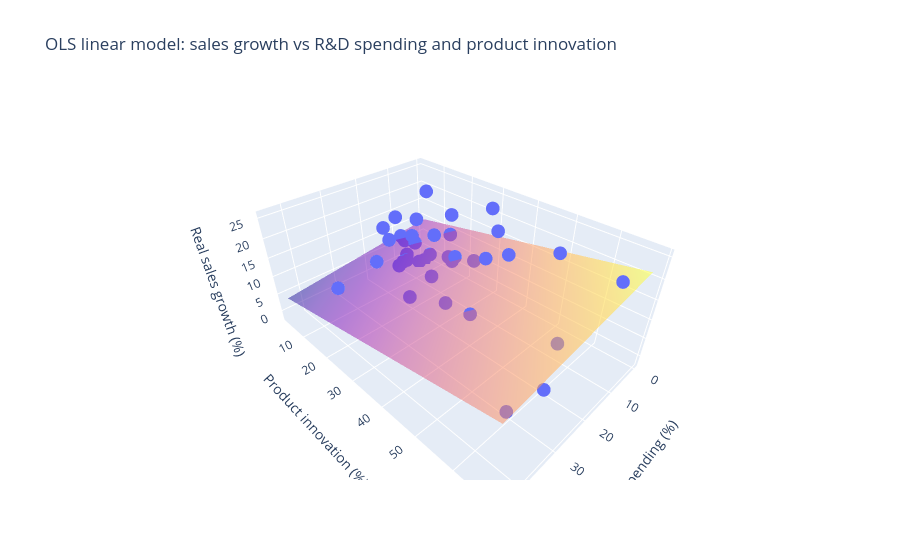

Notebook code for this chart:
### Code cell
fig = regression_plot(
    df,
    x_col='rd_spending_firms_pct',
    y_col='product_innovation_firms_pct',
    z_col='real_annual_sales_growth_pct',
    beta=beta_ols,
    title="OLS linear model: sales growth vs R&D spending and product innovation",
    labels={
        'rd_spending_firms_pct': 'R&D spending (%)',
        'product_innovation_firms_pct': 'Product innovation (%)',
        'real_annual_sales_growth_pct': 'Real sales growth (%)',
    }
)
fig.show()

### Figure 1 — Plotly figure (JSON) as saved in the notebook; plotly's stock layout.template omitted (floating-point values rounded to 4 significant figures; data arrays with more than 128 entries replaced by an {"elided": "..."} marker saying what was removed)
{"data": [{"hovertemplate": "R&D spending (%)=%{x}<br>Product innovation (%)=%{y}<br>Real sales growth (%)=%{z}<extra></extra>", "legendgroup": "", "marker": {"color": "#636efa", "symbol": "circle"}, "mode": "markers", "name": "", "scene": "scene", "showlegend": false, "type": "scatter3d", "x": [2.81, 11.49, 5.383, 6.197, 44.26, 11.41, 12.78, 25.03, 16.82, 12.92, 11.37, 3.671, 11.83, 11.23, 10.76, 17.67, 4.729, 8.574, 0.0, 5.623, 13.31, 8.373, 18.79, 16.46, 26.67, 2.878, 33.89, 27.57, 16.84, 16.28, 27.2, 7.587, 13.73, 12.21, 22.5, 13.87, 6.188, 19.71, 17.68], "y": [5.392, 7.83, 32.53, 20.27, 27.86, 11.92, 12.48, 64.49, 14.91, 28.1, 19.35, 25.87, 4.829, 17.8, 5.293, 14.42, 5.464, 22.78, 4.242, 34.7, 10.61, 21.3, 14.03, 7.527, 45.76, 16.48, 61.64, 64.79, 19.31, 5.139, 16.57, 2.889, 68.45, 18.53, 34.6, 38.31, 51.62, 18.68, 47.2], "z": [-2.049, 3.041, 24.47, 18.93, 19.44, 9.848, 12.66, 16.5, 8.202, 13.08, 14.92, 6.966, 14.9, 1.929, 9.07, 7.89, -1.661, 7.702, 18.42, 19.59, 6.528, 8.212, 7.004, 10.97, 13.36, 10.77, 4.027, 7.294, 21.15, 13.49, 12.93, 5.492, 25.71, 9.407, 7.991, 17.41, 21.1, 0.0003067, 23.7]}, {"opacity": 0.5, "showscale": false, "type": "surface", "x": [0.0, 2.329, 4.658, 6.988, 9.317, 11.65, 13.98, 16.3, 18.63, 20.96, 23.29, 25.62, 27.95, 30.28, 32.61, 34.94, 37.27, 39.6, 41.93, 44.26], "y": [2.889, 6.34, 9.791, 13.24, 16.69, 20.14, 23.59, 27.04, 30.5, 33.95, 37.4, 40.85, 44.3, 47.75, 51.2, 54.65, 58.1, 61.55, 65.0, 68.45], "z": {"elided": "20x20 float values"}}], "layout": {"legend": {"tracegroupgap": 0}, "scene": {"domain": {"x": [0, 1], "y": [0, 1]}, "xaxis": {"title": {"text": "R&D spending (%)"}}, "yaxis": {"title": {"text": "Product innovation (%)"}}, "zaxis": {"title": {"text": "Real sales growth (%)"}}}, "title": {"text": "OLS linear model: sales growth vs R&D spending and product innovation"}}}
